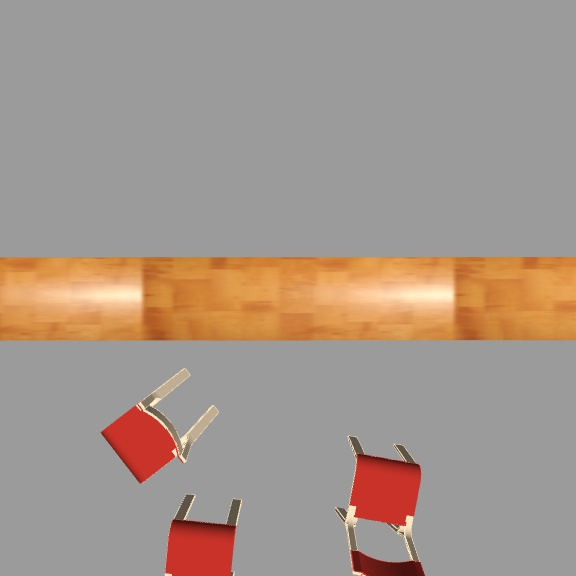
#> input picture tamp_perception/src/test_images/images/12.jpg, 576 x 576 px, found by its file name; its folder holds 4 pictures in this run
$ python crop_image.py
#> lines starting #> are read from the running program, lines starting #| are printed output that depends on the picture
#!/usr/bin/env python
import os
from PIL import Image

path = 'test_images'

os.mkdir(path + '/train_images')

for image_name in os.listdir(path+'/images'):
    im = Image.open(path+'/images/'+image_name)
#> im is the input picture: PIL image 576x576 RGB; mean R, G, B 165.3, 150.1, 139.6
    width, height = im.size
#> width = 576; height = 576
    left = 0
    right = width
#> right = 576
    top = height/2
#> top = 288
    bottom = height
#> bottom = 576

    im1 = im.crop((left, top, right, bottom))
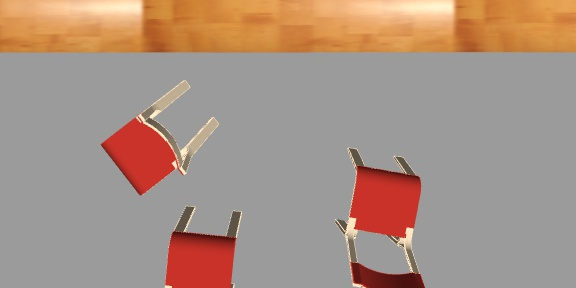
#> im1: PIL image 576x288 RGB; mean R, G, B 168.8, 146.2, 132.9
    im1.save(path+'/train_images/'+image_name)
#> pass 2 of the loop `for image_name in os.listdir(path+'/images'):`:
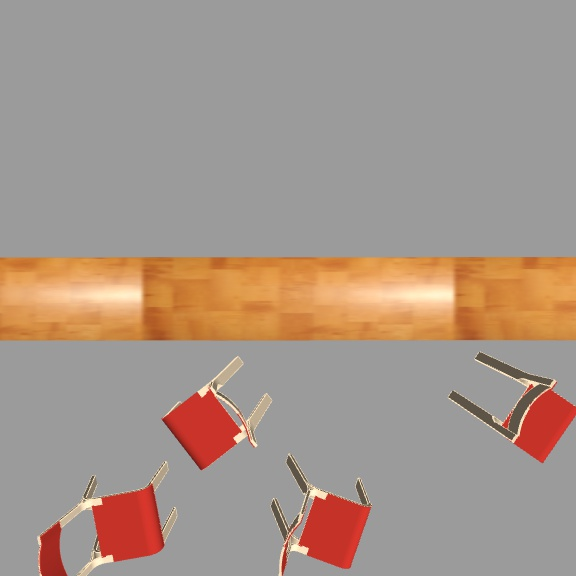
#> input picture tamp_perception/src/test_images/images/16.jpg, 576 x 576 px, found by its file name
#> im is the input picture: PIL image 576x576 RGB; mean R, G, B 166.3, 149.3, 138.4
#> `im1 = im.crop((left, top, right, bottom))`:
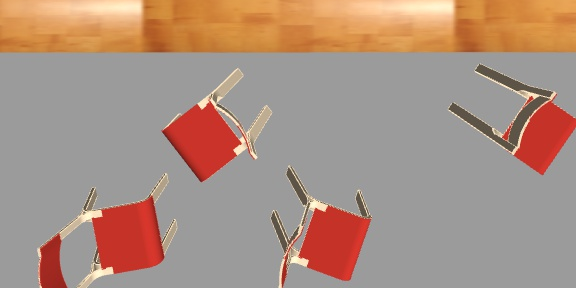
#> im1: PIL image 576x288 RGB; mean R, G, B 170.8, 144.5, 130.4
#> pass 3 of the loop `for image_name in os.listdir(path+'/images'):`:
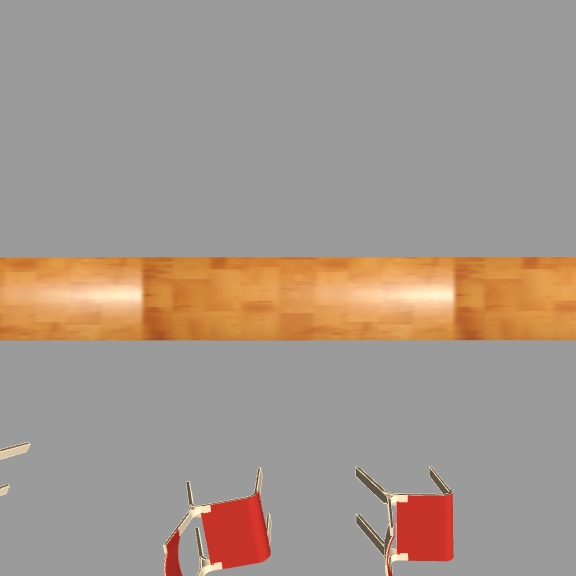
#> input picture tamp_perception/src/test_images/images/3.jpg, 576 x 576 px, found by its file name
#> im is the input picture: PIL image 576x576 RGB; mean R, G, B 165.4, 151.6, 141.2
#> `im1 = im.crop((left, top, right, bottom))`:
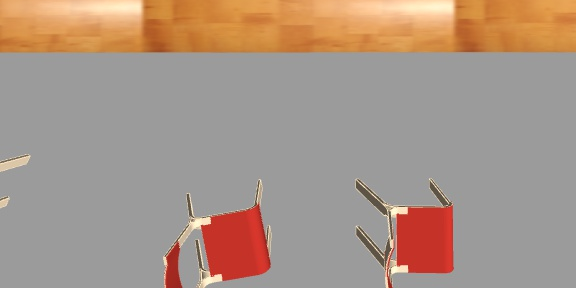
#> im1: PIL image 576x288 RGB; mean R, G, B 169, 149.1, 136
#> the loop made 4 passes; the first 3 are shown
